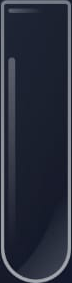
#> input picture tubes/bottle0_tube9.png, 72 x 283 px; its folder holds 4 pictures in this run
$ python temp.py
#> lines starting #> are read from the running program, lines starting #| are printed output that depends on the picture; after the words box and inside, x2 and y2 are one past the last pixel; in counts of white or black regions, pixels touching at a corner belong together
import cv2 as cv
import numpy as np
import os
import json


# === Convert HSV values to OpenCV scale ===
def scale_hsv(h, s, v):
    h = int((h % 360) / 2)  # Hue: 0–179 in OpenCV
    s = int((s / 100) * 255)
    v = int((v / 100) * 255)
    return [h, s, v]


# === Known Colors and Tolerances ===
known_colors = {
    "red": scale_hsv(359.2, 62.6, 89.0),
    "tan": scale_hsv(32.7, 35.6, 87.1),
    "rose": scale_hsv(359.3, 35.3, 98.8),
    "purple": [138, 183, 199],
    "blue": scale_hsv(219.9, 76.2, 98.0),
    "white": scale_hsv(180.0, 3.7, 94.1),
    "orange": scale_hsv(32.2, 87.7, 99.2),
    "cyan": scale_hsv(189.5, 85.5, 81.2),
    "lime": scale_hsv(119.1, 63.4, 79.2),
    "empty": scale_hsv(226, 37, 21),
}
tolerances = {
    "red": (5, 40, 40),
    "tan": (5, 40, 40),
    "rose": (5, 40, 40),
    "purple": (4, 40, 40),
    "blue": (5, 40, 40),
    "white": (5, 30, 30),
    "orange": (5, 40, 40),
    "cyan": (5, 40, 40),
    "lime": (5, 40, 40),
    "black": (5, 50, 40),
    "empty": (7, 30, 30),
}

# === Parameters ===
MIN_ROW_PIXEL_COUNT = 20
MIN_SEGMENT_HEIGHT = 30
ROW_STEP = 4


def get_strict_mask(hsv_img, color, tol):
    h, s, v = color
    h_tol, s_tol, v_tol = tol
    lower_s = max(s - s_tol, 0)
    upper_s = min(s + s_tol, 255)
    lower_v = max(v - v_tol, 0)
    upper_v = min(v + v_tol, 255)

    h_range = h_tol
    if h - h_range < 0:
        lower1 = np.array([0, lower_s, lower_v], dtype=np.uint8)
        upper1 = np.array([h + h_range, upper_s, upper_v], dtype=np.uint8)
        lower2 = np.array([180 + (h - h_range), lower_s, lower_v], dtype=np.uint8)
        upper2 = np.array([179, upper_s, upper_v], dtype=np.uint8)
        mask1 = cv.inRange(hsv_img, lower1, upper1)
        mask2 = cv.inRange(hsv_img, lower2, upper2)
        return cv.bitwise_or(mask1, mask2)
    elif h + h_range > 179:
        lower1 = np.array([h - h_range, lower_s, lower_v], dtype=np.uint8)
        upper1 = np.array([179, upper_s, upper_v], dtype=np.uint8)
        lower2 = np.array([0, lower_s, lower_v], dtype=np.uint8)
        upper2 = np.array([(h + h_range) % 180, upper_s, upper_v], dtype=np.uint8)
        mask1 = cv.inRange(hsv_img, lower1, upper1)
        mask2 = cv.inRange(hsv_img, lower2, upper2)
        return cv.bitwise_or(mask1, mask2)
    else:
        lower = np.array([h - h_range, lower_s, lower_v], dtype=np.uint8)
        upper = np.array([h + h_range, upper_s, upper_v], dtype=np.uint8)
        return cv.inRange(hsv_img, lower, upper)


def get_color_segments(hsv_img, known_colors, tolerances, row_step=ROW_STEP):
    height = hsv_img.shape[0]
    last_color = None
    segments = []
    start_row = 0

    for row in range(0, height, row_step):
        row_slice = hsv_img[row : row + row_step, :]
        row_colors = {}

        for color_name, hsv_val in known_colors.items():
            mask = get_strict_mask(row_slice, hsv_val, tolerances[color_name])
            count = cv.countNonZero(mask)
            row_colors[color_name] = count if count >= MIN_ROW_PIXEL_COUNT else 0

        best_color = max(row_colors, key=row_colors.get)
        if row_colors[best_color] == 0:
            best_color = "black"

        if best_color != last_color:
            if last_color is not None and last_color != "black":
                segments.append((last_color, start_row, row))
            start_row = row
            last_color = best_color

    if last_color is not None and last_color != "black":
        segments.append((last_color, start_row, height))
    return segments


def merge_consecutive_segments(segments):
    merged = []
    for color, start, end in segments:
        if merged and merged[-1][0] == color:
            merged[-1] = (color, merged[-1][1], end)
        else:
            merged.append((color, start, end))
    return merged


def filter_short_segments(segments, min_height=MIN_SEGMENT_HEIGHT):
    return [(c, s, e) for (c, s, e) in segments if (e - s) >= min_height]


def get_segment_areas(hsv_img, segments, known_colors, tolerances):
    segment_areas = {}
    band_counts = {}
    for color_name, start, end in segments:
        band_counts[color_name] = band_counts.get(color_name, 0) + 1
        key = f"{color_name}_{band_counts[color_name]}"
        segment_slice = hsv_img[start:end, :]
        mask = get_strict_mask(
            segment_slice, known_colors[color_name], tolerances[color_name]
        )
        area = int(cv.countNonZero(mask))
        segment_areas[key] = area
    return segment_areas


def approximate_wide_bands(results, global_min):
    adjusted_results = {}
    for filename, data in results.items():
        new_order = []
        new_areas = {}
        for color_key, area in data["areas"].items():
            color = color_key.rsplit("_", 1)[0]
            ratio = area / global_min if global_min else 1
            estimated_slots = max(1, int(ratio))
            for _ in range(estimated_slots):
                new_order.append(color)
                new_areas[f"{color}_{len(new_areas) + 1}"] = area // estimated_slots
        adjusted_results[filename] = {
            "order": new_order,
            "areas": new_areas,
        }
    return adjusted_results


# === Main ===
if __name__ == "__main__":
    script_dir = os.path.dirname(os.path.abspath(__file__))
    tubes_dir = os.path.join(script_dir, "../tubes")
    results = {}
    all_segment_areas = []

    for filename in sorted(os.listdir(tubes_dir)):
        if filename.lower().endswith(".png"):
            img_path = os.path.join(tubes_dir, filename)
            img = cv.imread(img_path)
#> img is the input picture: shape (283, 72, 3); mean B, G, R 61.1, 46.8, 41.7
            if img is None:
                print(f"Failed to load image: {filename}")
                continue

            hsv = cv.cvtColor(img, cv.COLOR_BGR2HSV)
#> hsv: shape (283, 72, 3); mean H, S, V 112.2, 95.6, 61.1
            segments = get_color_segments(hsv, known_colors, tolerances)
#> the loop in get_color_segments, `for row in range(0, height, row_step):` made 71 passes
#> last_color on pass 2: 'empty'
            segments = merge_consecutive_segments(segments)
#> the loop in merge_consecutive_segments, `for color, start, end in segments:` made 1 pass
#> (color, start, end) on pass 1: ('empty', 4, 283)
            segments = filter_short_segments(segments)

            color_order = [seg[0] for seg in segments]
            color_areas = get_segment_areas(hsv, segments, known_colors, tolerances)
#> the loop in get_segment_areas, `for color_name, start, end in segments:` made 1 pass
#> pass 1, in get_segment_areas, `mask = get_strict_mask( segment_slice, known_colors[color_name], toler..`:
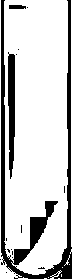
#> mask: shape (279, 72); 79.7% white; 16 black regions (13 under 20 px), largest, box (x1, y1, x2, y2) and area: (1, 0, 72, 279) 3260, (8, 52, 15, 179) 718, (9, 5, 26, 9) 63

            results[filename] = {"order": color_order, "areas": color_areas}
            all_segment_areas.extend(color_areas.values())
#> pass 2 of the loop `for filename in sorted(os.listdir(tubes_dir)):`:
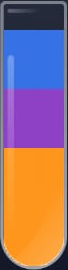
#> input picture tubes/bottle10_tube4.png, 68 x 270 px
#> img is the input picture: shape (270, 68, 3); mean B, G, R 119.9, 112.8, 152
#> hsv: shape (270, 68, 3); mean H, S, V 79.9, 165.6, 199.6
#> the loop in merge_consecutive_segments (call 2), `for color, start, end in segments:` made 5 passes
#> (color, start, end) on passes 1 to 5: ('empty', 0, 28), ('blue', 28, 88), ('purple', 88, 148), ('orange', 148, 264), ('empty', 264, 270)
#> the loop in get_segment_areas (call 2), `for color_name, start, end in segments:` made 3 passes
#> pass 1, in get_segment_areas (call 2), `mask = get_strict_mask( segment_slice, known_colors[color_name], toler..`:
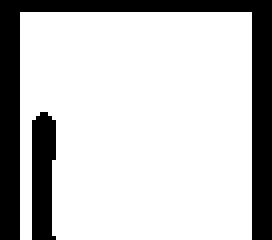
#> mask: shape (60, 68) (shown 4 times larger); 76.9% white; 2 black regions, box (x1, y1, x2, y2) and area: (0, 0, 68, 60) 774, (8, 28, 14, 60) 167
#> after the loop in get_segment_areas (call 2), `for color_name, start, end in segments:`:
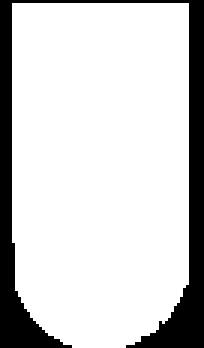
#> mask: shape (116, 68) (shown 3 times larger); 81.6% white; 1 black region, box (x1, y1, x2, y2) and area: (0, 0, 68, 116) 1448
#> pass 3 of the loop `for filename in sorted(os.listdir(tubes_dir)):`:
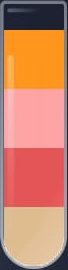
#> input picture tubes/bottle10_tube7.png, 68 x 270 px
#> img is the input picture: shape (270, 68, 3); mean B, G, R 106, 132.3, 200.8
#> hsv: shape (270, 68, 3); mean H, S, V 48.3, 121.1, 204.7
#> the loop in get_segment_areas (call 3), `for color_name, start, end in segments:` made 4 passes
#> (color_name, start, end) on passes 1 to 4: ('orange', 28, 88), ('rose', 88, 148), ('red', 148, 208), ('tan', 208, 264)
#> pass 1, in get_segment_areas (call 3), `mask = get_strict_mask( segment_slice, known_colors[color_name], toler..`:
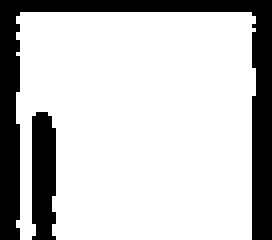
#> mask: shape (60, 68) (shown 4 times larger); 77.3% white; 2 black regions, box (x1, y1, x2, y2) and area: (0, 0, 68, 60) 749, (8, 28, 14, 60) 176
#> after the loop in get_segment_areas (call 3), `for color_name, start, end in segments:`:
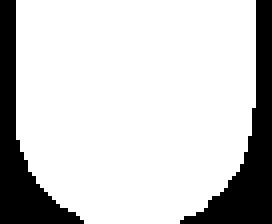
#> mask: shape (56, 68) (shown 4 times larger); 79.9% white; 2 black regions, box (x1, y1, x2, y2) and area: (45, 0, 68, 56) 398, (0, 0, 21, 56) 366
#> the loop made 4 passes; the first 3 are shown

    global_min_area = min(all_segment_areas) if all_segment_areas else None
    print(f"\nGlobal least area from all segments: {global_min_area}")

    adjusted_results = approximate_wide_bands(results, global_min_area)
#> the loop in approximate_wide_bands, `for filename, data in results.items():` made 4 passes
#> filename on passes 1 to 4: 'bottle0_tube9.png', 'bottle10_tube4.png', 'bottle10_tube7.png', 'bottle11_tube0.png'

    for filename, data in adjusted_results.items():
        print(f"\n{filename}:\n  Order: {data['order']}\n  Areas: {data['areas']}")

    output_path = os.path.join(script_dir, "tube_analysis.json")
    with open(output_path, "w") as f:
        json.dump(adjusted_results, f, indent=2)

    print(f"\nSaved analysis to: {output_path}")
